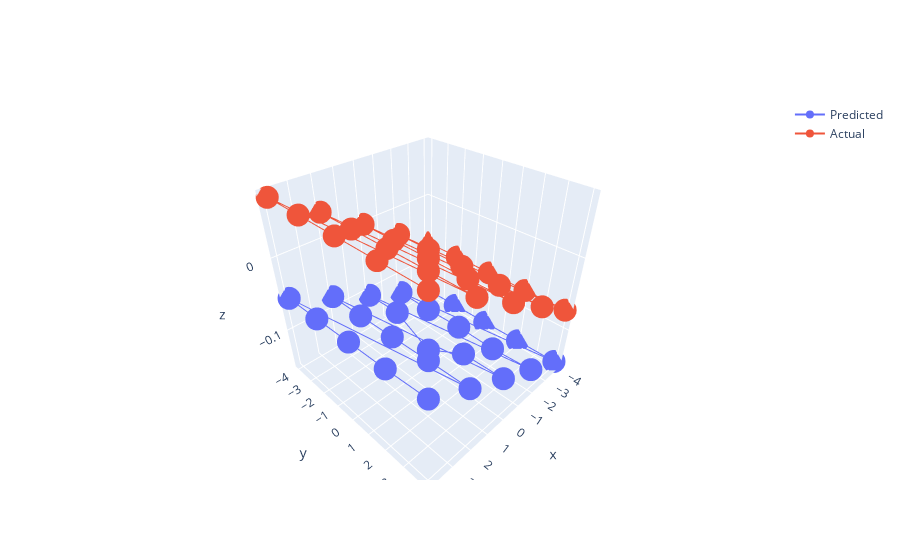
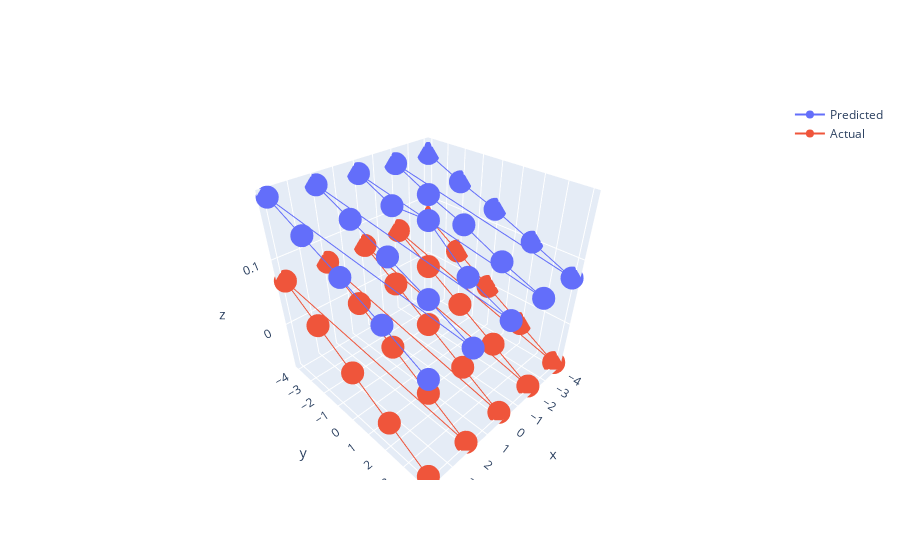
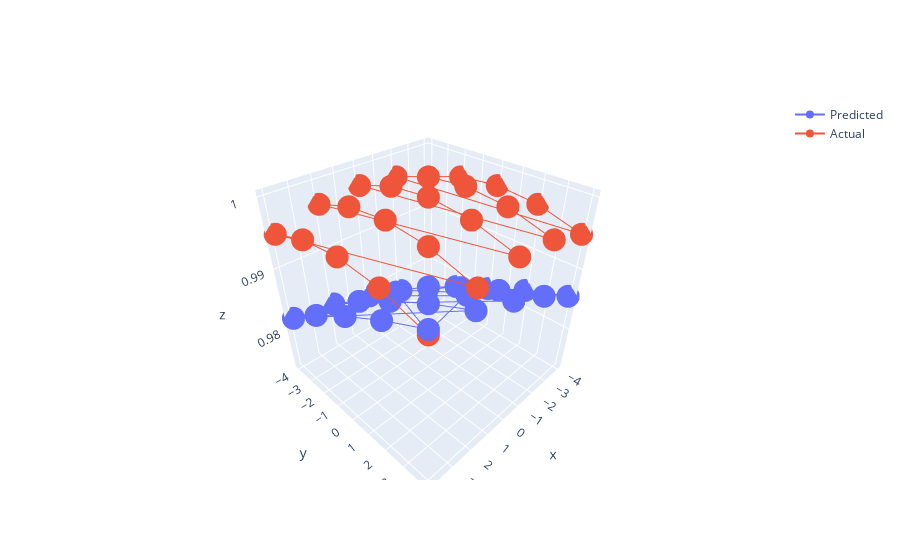

Notebook code for these charts, in order:
### Code cell
comp_plot3D(actang, anglepred, xact, yact, axis='x', relative=False)
comp_plot3D(actang, anglepred, xact, yact, axis='y', relative=False)
comp_plot3D(actang, anglepred, xact, yact, axis='z', relative=False)

### Figure 1 — Plotly figure (JSON) as saved in the notebook; plotly's stock layout.template omitted (floating-point values rounded to 4 significant figures)
{"data": [{"name": "Predicted", "type": "scatter3d", "x": [-4, -4, -4, -4, -4, -2, -2, -2, -2, -2, 0, 0, 0, 0, 0, 2, 2, 2, 2, 2, 4, 4, 4, 4, 4], "y": [-4, -2, 0, 2, 4, -4, -2, 0, 2, 4, -4, -2, 0, 2, 4, -4, -2, 0, 2, 4, -4, -2, 0, 2, 4], "z": [-0.1528, -0.1522, -0.152, -0.1513, -0.1509, -0.129, -0.1296, -0.1279, -0.1296, -0.1257, -0.1054, -0.1038, -0.1316, -0.1012, -0.09954, -0.079, -0.07807, -0.07604, -0.07364, -0.07193, -0.05276, -0.05086, -0.04841, -0.04592, -0.04166]}, {"name": "Actual", "type": "scatter3d", "x": [-4, -4, -4, -4, -4, -2, -2, -2, -2, -2, 0, 0, 0, 0, 0, 2, 2, 2, 2, 2, 4, 4, 4, 4, 4], "y": [-4, -2, 0, 2, 4, -4, -2, 0, 2, 4, -4, -2, 0, 2, 4, -4, -2, 0, 2, 4, -4, -2, 0, 2, 4], "z": [-0.06959, -0.06971, -0.06976, -0.06971, -0.06959, -0.03481, -0.03488, -0.0349, -0.03488, -0.03481, 0, 0, 0, 0, 0, 0.03481, 0.03488, 0.0349, 0.03488, 0.03481, 0.06959, 0.06971, 0.06976, 0.06971, 0.06959]}], "layout": {}}

### Figure 2 — Plotly figure (JSON) as saved in the notebook; plotly's stock layout.template omitted (floating-point values rounded to 4 significant figures)
{"data": [{"name": "Predicted", "type": "scatter3d", "x": [-4, -4, -4, -4, -4, -2, -2, -2, -2, -2, 0, 0, 0, 0, 0, 2, 2, 2, 2, 2, 4, 4, 4, 4, 4], "y": [-4, -2, 0, 2, 4, -4, -2, 0, 2, 4, -4, -2, 0, 2, 4, -4, -2, 0, 2, 4, -4, -2, 0, 2, 4], "z": [0.1701, 0.1454, 0.125, 0.1001, 0.07435, 0.1712, 0.1459, 0.1248, 0.09789, 0.07579, 0.1743, 0.1507, 0.153, 0.1049, 0.07877, 0.1775, 0.1545, 0.1315, 0.1068, 0.07975, 0.1814, 0.1575, 0.1344, 0.1091, 0.08199]}, {"name": "Actual", "type": "scatter3d", "x": [-4, -4, -4, -4, -4, -2, -2, -2, -2, -2, 0, 0, 0, 0, 0, 2, 2, 2, 2, 2, 4, 4, 4, 4, 4], "y": [-4, -2, 0, 2, 4, -4, -2, 0, 2, 4, -4, -2, 0, 2, 4, -4, -2, 0, 2, 4, -4, -2, 0, 2, 4], "z": [0.06976, 0.0349, 0, -0.0349, -0.06976, 0.06976, 0.0349, 0, -0.0349, -0.06976, 0.06976, 0.0349, 0, -0.0349, -0.06976, 0.06976, 0.0349, 0, -0.0349, -0.06976, 0.06976, 0.0349, 0, -0.0349, -0.06976]}], "layout": {}}

### Figure 3 — Plotly figure (JSON) as saved in the notebook; plotly's stock layout.template omitted (floating-point values rounded to 4 significant figures)
{"data": [{"name": "Predicted", "type": "scatter3d", "x": [-4, -4, -4, -4, -4, -2, -2, -2, -2, -2, 0, 0, 0, 0, 0, 2, 2, 2, 2, 2, 4, 4, 4, 4, 4], "y": [-4, -2, 0, 2, 4, -4, -2, 0, 2, 4, -4, -2, 0, 2, 4, -4, -2, 0, 2, 4, -4, -2, 0, 2, 4], "z": [0.9735, 0.9776, 0.9804, 0.9834, 0.9858, 0.9768, 0.9808, 0.9839, 0.9867, 0.9892, 0.979, 0.9831, 0.9794, 0.9893, 0.9919, 0.9809, 0.9849, 0.9884, 0.9916, 0.9942, 0.982, 0.9862, 0.9897, 0.993, 0.9958]}, {"name": "Actual", "type": "scatter3d", "x": [-4, -4, -4, -4, -4, -2, -2, -2, -2, -2, 0, 0, 0, 0, 0, 2, 2, 2, 2, 2, 4, 4, 4, 4, 4], "y": [-4, -2, 0, 2, 4, -4, -2, 0, 2, 4, -4, -2, 0, 2, 4, -4, -2, 0, 2, 4, -4, -2, 0, 2, 4], "z": [0.9951, 0.997, 0.9976, 0.997, 0.9951, 0.997, 0.9988, 0.9994, 0.9988, 0.997, 0.9976, 0.9994, 1, 0.9994, 0.9976, 0.997, 0.9988, 0.9994, 0.9988, 0.997, 0.9951, 0.997, 0.9976, 0.997, 0.9951]}], "layout": {}}
